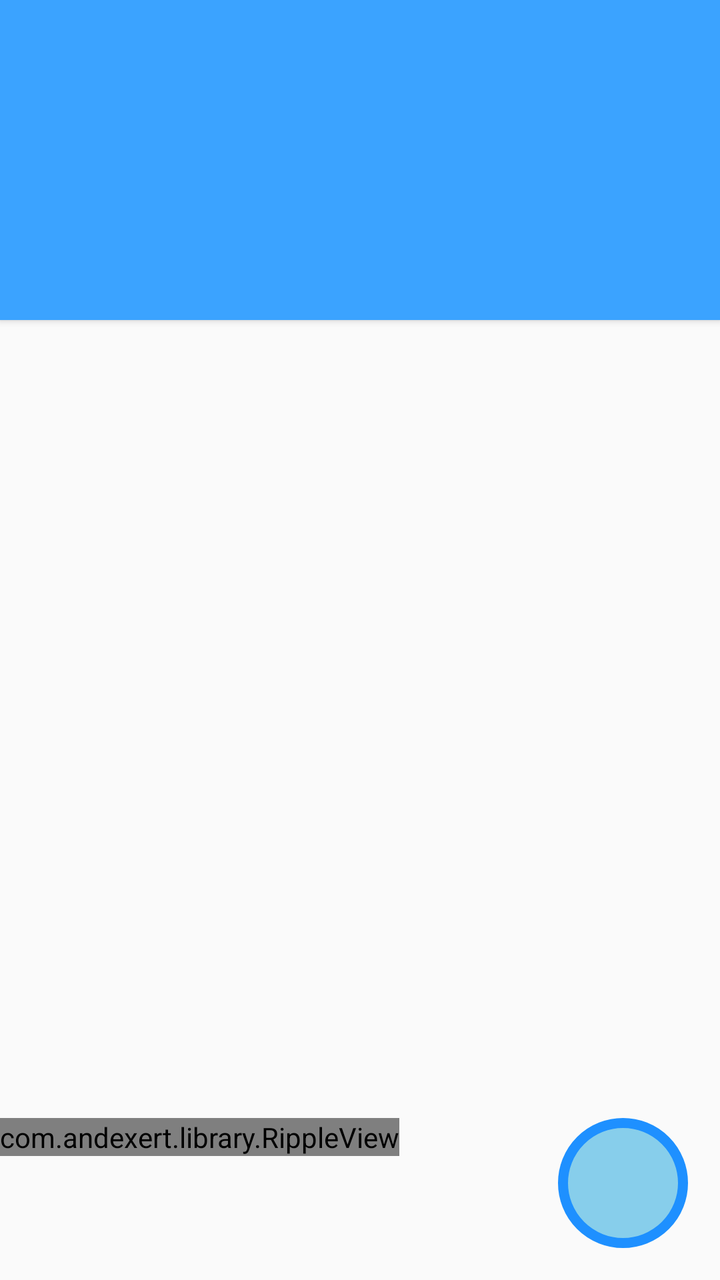
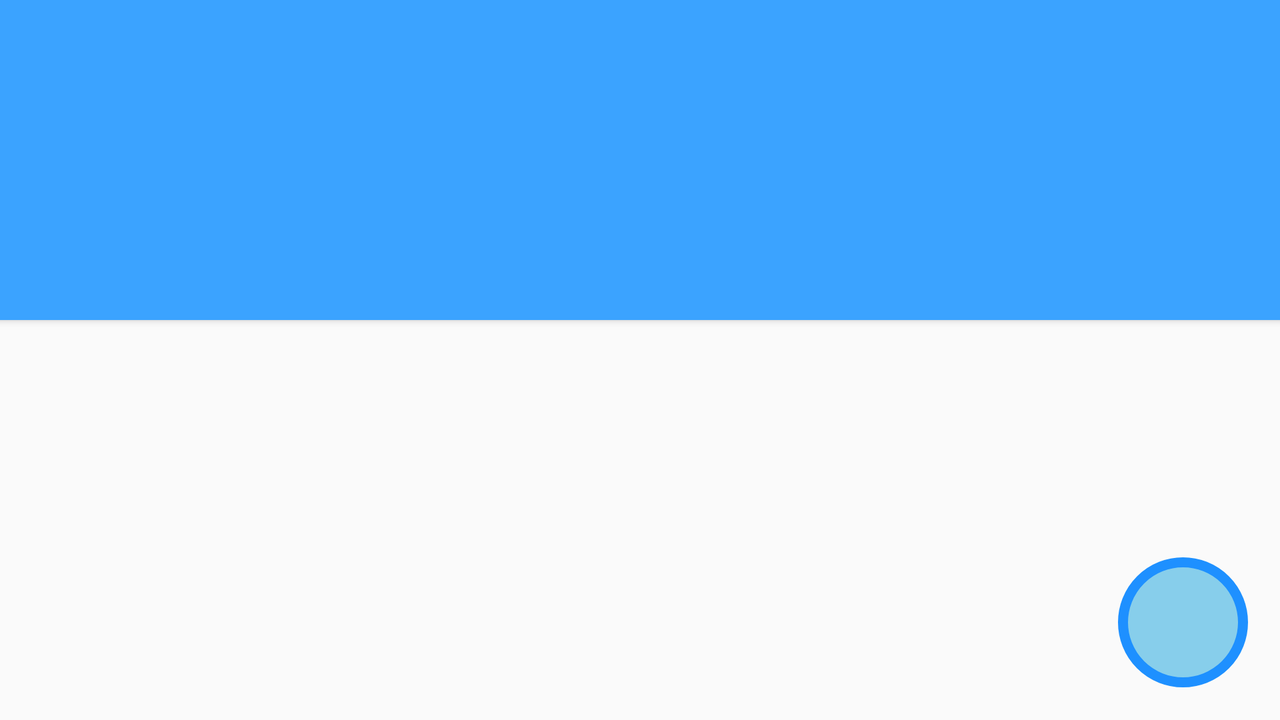

An Android layout and its configuration variant, each rendered on a device that would load it. The default file and the variant file are quoted in full after the pictures.
<!-- AndroidManifest.xml: application theme AppTheme -->
<!-- res/layout/activity_random.xml -->
<RelativeLayout xmlns:android="http://schemas.android.com/apk/res/android"
xmlns:tools="http://schemas.android.com/tools"
android:layout_width="match_parent"
android:layout_height="match_parent"
xmlns:ads="http://schemas.android.com/apk/res-auto"
tools:context=".Activity.Random">

<android.support.v7.widget.Toolbar
    android:id="@+id/toolbar"
    android:layout_width="match_parent"
    android:layout_height="160dp"
    android:background="#3BA3FF"
    android:elevation="2dp"
    android:padding="8dp">

    <RelativeLayout
        android:layout_width="match_parent"
        android:layout_height="match_parent">


        <TextView
            android:layout_width="wrap_content"
            android:layout_height="wrap_content"
            android:id="@+id/textString2"
            android:textColor="#111"
            android:gravity="center_vertical|center_horizontal"
            android:layout_centerVertical="true"
            android:layout_centerHorizontal="true"
            android:textSize="45dp"
            android:textStyle="bold" />





    </RelativeLayout>
</android.support.v7.widget.Toolbar>



    <TextView
        android:layout_width="wrap_content"
        android:layout_height="wrap_content"
        android:id="@+id/textString"
        android:textColor="#111"
        android:gravity="center_vertical|center_horizontal"
        android:layout_centerVertical="true"
        android:layout_centerHorizontal="true"
        android:textSize="25dp" />


    <ImageButton
        android:layout_width="wrap_content"
        android:layout_height="wrap_content"
        android:id="@+id/imageButton"
        android:src="@drawable/ic_volume_up_black_24dp"
        android:background="@drawable/button_round"
        android:layout_alignParentBottom="true"
        android:layout_alignParentEnd="true"
        android:layout_margin="16dp" />


    <com.andexert.library.RippleView
        android:id="@+id/more"
        android:layout_width="wrap_content"
        android:layout_height="wrap_content"
        rv_centered="true"
        android:layout_alignTop="@+id/imageButton"
        android:layout_alignParentStart="true">

    <ImageButton
        android:layout_width="wrap_content"
        android:layout_height="wrap_content"
        android:id="@+id/fav"
        android:layout_marginLeft="16dp"
        android:src="@drawable/ic_favorite_black_24dp"
        android:background="@drawable/button_round"
        android:layout_marginRight="16dp"
        android:layout_alignTop="@+id/imageButton"
        android:layout_alignParentStart="true" />

    </com.andexert.library.RippleView>


</RelativeLayout>
<!-- resources referenced by this layout -->
<resources>
  <!-- drawable button_round (drawable) -->
  <?xml version="1.0" encoding="utf-8"?>
  <selector xmlns:android="http://schemas.android.com/apk/res/android">
      <item>
  
          <shape android:shape="oval">
              <stroke android:color="#1E90FF" android:width="5dp" />
              <solid android:color="#87CEEB"/>
              <size android:width="65dp" android:height="65dp"/>
          </shape>
      </item>
  </selector>
  <style name="AppTheme" parent="Theme.AppCompat.Light.NoActionBar">
          
          <item name="colorPrimary">@color/colorPrimary</item>
          <item name="colorPrimaryDark">@color/colorPrimaryDark</item>
          <item name="colorAccent">@color/colorAccent</item>
      </style>
  <color name="colorPrimary">#125688</color>
  <color name="colorPrimaryDark">#125688</color>
  <color name="colorAccent">#c8e8ff</color>
</resources>
<!-- res/layout-land/activity_random.xml (the author's variant of the layout above) -->
<!-- drawn on the phone turned sideways -->
<ScrollView xmlns:android="http://schemas.android.com/apk/res/android"
    android:layout_width="fill_parent"
    android:layout_height="wrap_content"
    android:orientation="vertical"
    android:fillViewport="false">

<RelativeLayout xmlns:android="http://schemas.android.com/apk/res/android"
    xmlns:tools="http://schemas.android.com/tools"
    android:layout_width="match_parent"
    android:layout_height="match_parent"
    xmlns:ads="http://schemas.android.com/apk/res-auto"
    tools:context=".Activity.Random">

    <android.support.v7.widget.Toolbar
        android:id="@+id/toolbar"
        android:layout_width="match_parent"
        android:layout_height="160dp"
        android:background="#3BA3FF"
        android:elevation="2dp"
        android:padding="8dp">

        <RelativeLayout
            android:layout_width="match_parent"
            android:layout_height="match_parent">


            <TextView
                android:layout_width="wrap_content"
                android:layout_height="wrap_content"
                android:id="@+id/textString2"
                android:textColor="#111"
                android:gravity="center_vertical|center_horizontal"
                android:layout_centerVertical="true"
                android:layout_centerHorizontal="true"
                android:textSize="45dp"
                android:textStyle="bold" />





        </RelativeLayout>
    </android.support.v7.widget.Toolbar>



    <TextView
        android:layout_width="wrap_content"
        android:layout_height="wrap_content"
        android:id="@+id/textString"
        android:layout_below="@+id/toolbar"
        android:textColor="#111"
        android:gravity="center_vertical|center_horizontal"
        android:layout_centerVertical="true"
        android:layout_centerHorizontal="true"
        android:textSize="25dp"
        android:layout_alignParentEnd="false"
        android:layout_alignParentStart="false"
        android:layout_marginTop="85dp" />

    <ImageButton
        android:layout_width="wrap_content"
        android:layout_height="wrap_content"
        android:id="@+id/imageButton"
        android:background="@drawable/button_round"
        android:layout_marginLeft="16dp"
        android:src="@drawable/ic_volume_up_black_24dp"
        android:layout_marginRight="16dp"
        android:layout_below="@+id/textString"
        android:layout_alignParentEnd="true" />

</RelativeLayout>



</ScrollView>
